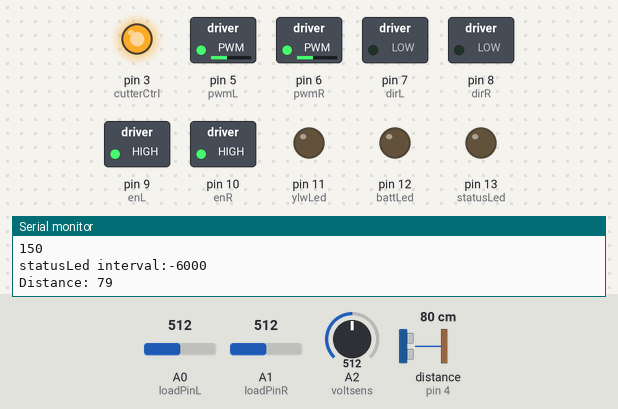
Recording of a sketch running on a simulated Arduino Uno, built with avr-gcc and run on an emulated ATmega328P. Parts: switched loads named in the sketch (green lamp = pin HIGH), output pins drawn as LEDs (lit = HIGH), the last lines printed to the serial monitor. Wiring (inferred from the names in the program): ultrasonic range finder: trigger pin 2; echo pin 4. Inputs (shaded band) come from the test bench; at power-on: distance to the obstacle (sensor on pin 4) 80 cm, A0 (loadPinL) = 512, A1 (loadPinR) = 512, A2 (voltsens) = 512. The echo pulse lasts 58.3 µs per cm; pins used as bus, display or sensor lines are not drawn.

Above: at 7.2 s.
7.3 s: distance to the obstacle (sensor on pin 4) set to 2 cm
At 9.8 s:
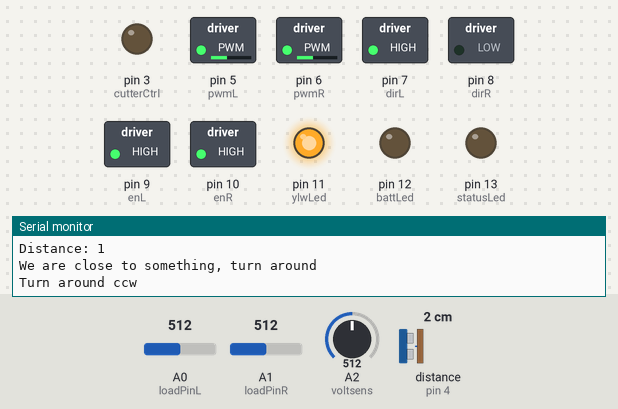
At 15.4 s:
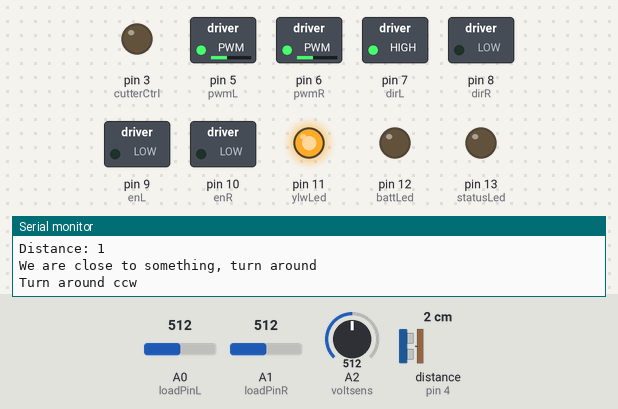
15.6 s: distance to the obstacle (sensor on pin 4) set to 18 cm
At 28.1 s:
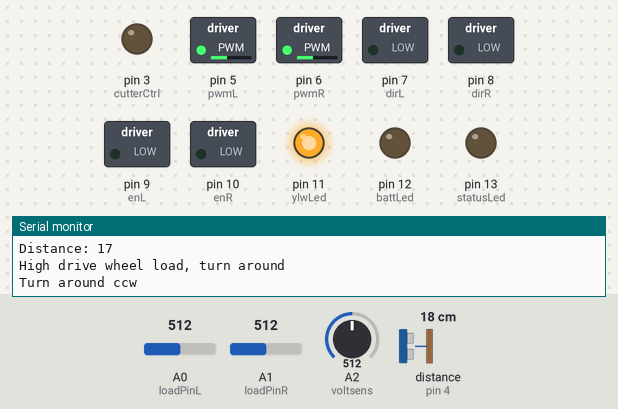
Timing chart, 0 to 40.0 s (numbered marks = the images above; inputs shaded):
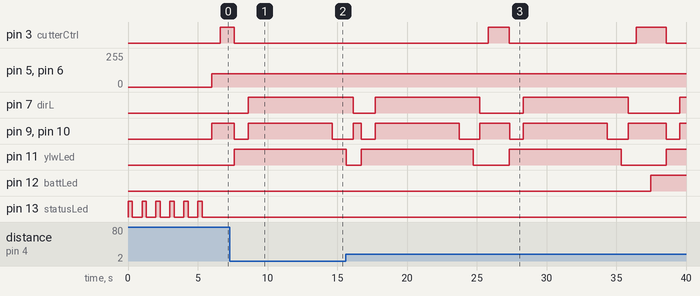

Measured:
- after the input at 7.3 s, pin 3 (cutterCtrl): HIGH → LOW after 0.33 s instead of 0.83 s; pin 7 (dirL): LOW → HIGH after 1.3 s instead of 1.8 s; pin 11 (ylwLed): LOW → HIGH after 0.33 s instead of 0.83 s
- after the input at 15.6 s, pin 3 (cutterCtrl): LOW → HIGH after 10.2 s, → LOW 1.5 s later, → HIGH 9.1 s later, → LOW 2.1 s later; pin 12 (battLed): LOW → HIGH after 21.9 s

The sketch:

Arduclip.ino
```cpp
/*
 * Uses an Arduino Duemilanove clone
 *
 */
/*
 * TODO
 * Change red led to green(Add green led) - OK
 * Battery monitor - OK
 * Check signals from cutter motor hall sensor
 * Control cutter motor
 * Add on/off switch
 * Front distance sensor HC-SR04 - OK
 * Back distance sensor HC-SR04 - ?
 */

/*
 * Battery monitor
 * Max V = 30V
 * Battery + --- 11k(10k+1k) --- sense --- 2.2k --- Ground
 * Gives 5 volt @sense @ 30V on battery
 */

// We set the Arduino to sleep if battery is low
#include <avr/sleep.h>

// Connections for wheel motor drivers
int dirL = 7;
int pwmL = 5;
int enL = 9;
int dirR = 8;
int pwmR = 6;
int enR = 10;

// Indicator leds
int ylwLed=11;
int battLed=12;   // Red led for battery status
int statusLed=13; // Green led mounted on Arduino

// For battery heartbeat. The green led onboard blinks at an interval determined by the battery level
int statusLedState = LOW;
unsigned long previousMillis = 0;
int interval = 1000;
// Interval for checking battery voltage
int batt_timer;

// Motor driver has a current sensor resistor, used to determin load on drive wheels
int loadL;
int loadR;
// A0 and A1 reads the values
#define loadPinL 0
#define loadPinR 1
int loadlimit=80;  // Sets limit off the load on the drive wheels
int loadcounter; // Counter that gets added while high load. Used for not giving up directly on high load

// Measure battery voltage
int battv;  // Holds battery voltage value
int batteryVoltage;
#define voltsens 2

float vPow = 5.02; // Voltage at the Arduinos Vcc and Vref.
float r1 = 11000;  // "Top" resistor, 11k (10+1)
float r2 = 2200;   // "Bottom" resistor (to ground), 2.2 kohm.

// I2C display
int sda = A4;
int scl = A5;

// Distance sensor
#define trigPin 2
#define echoPin 4

/* Connections for cutter motor
   Mähmotor: 24V, 120W, 4000 rpm, Bürsten (FISE M5930C04004), Motorstrom etwa 3A mit Messer
   A3 - Cutter motor current sense
   D3(pwm) - Cutter motor control
*/
int cutterPower = A3;
int cutterCtrl = 3;

/*
Communicate with grass-sensor Mcu via I2C.

How about a distance sensor in the back too?

Save pins with charlieplexing?
Or
pin 1 --- 100ohm --- led1 anode --- led1 cathode --- 100ohm --- pin2
                  |--led2 cathode---led2 anode--- |

*/

int speed;
String status="stop";

unsigned long startTime = 0;

void setup() {
  Serial.begin (57600);
  Serial.println("Welcome to Arduclip");

  // Setup pins for motor drivers
  pinMode(dirL,OUTPUT);
  pinMode(pwmL,OUTPUT);
  pinMode(enL,OUTPUT);
  pinMode(dirR,OUTPUT);
  pinMode(pwmR,OUTPUT);
  pinMode(enR,OUTPUT);

  // Cutter
  pinMode(cutterCtrl,OUTPUT); // Cutter on/off
  pinMode(cutterPower,INPUT); // Cutter load

  // Indicator leds
  pinMode(statusLed,OUTPUT);
  pinMode(ylwLed,OUTPUT);
  pinMode(battLed,OUTPUT);

  // Load detection wheels
  pinMode(loadPinL, INPUT);
  pinMode(loadPinR, INPUT);

  // Battery voltage
  pinMode(voltsens, INPUT);

  battv = batt();       // Check
  Serial.print ("B: ");
  Serial.print(battv);
  Serial.println("V");

  // Define pins for HC-SR04
  pinMode(trigPin, OUTPUT);
  pinMode(echoPin, INPUT);

  // Measure distance
  long dist = distance();
  Serial.print("Distance: ");
  Serial.println(dist);

  // Initial motor test
  /*
  digitalWrite(cutterCtrl, HIGH);
  Serial.println("Cutter motor test");
  delay(5000);
  digitalWrite(cutterCtrl, LOW);
  */
  /*
  analogWrite(pwmL, 100);//Sets speed variable via PWM
  digitalWrite(dirL, HIGH);
  digitalWrite(enL, HIGH);
  delay(2000);
  digitalWrite(enL, LOW);
  delay(2000);
  digitalWrite(enL, LOW);
  delay(2000);

  analogWrite(pwmL, 180);//Sets speed variable via PWM
  digitalWrite(dirL, HIGH);
  digitalWrite(enL, HIGH);
  delay(2000);
  digitalWrite(enL, LOW);
  delay(2000);

  analogWrite(pwmR, 180);//Sets speed variable via PWM
  digitalWrite(dirR, HIGH);
  digitalWrite(enR, HIGH);
  delay(2000);
  digitalWrite(enR, LOW);
  delay(2000);


  rotateL(100);
  delay(2000);
  stop();
  delay(1000);
  rotateR(100);
  delay(2000);
  stop();
  delay(1000);
  goFwd(100);
  delay(2000);
  stop();
  delay(1000);
  goRew(100);
  delay(2000);
  stop();
  */

  //digitalWrite(onboardLed, HIGH);
  //delay(500);
  //digitalWrite(ylwLed, HIGH);
  //delay(500);
  //digitalWrite(redLed, HIGH);

  // Wait before we start running
  Serial.print("Wait...");
  for (int x=0;x<=5;x++) {
    digitalWrite(statusLed, HIGH);
    delay(300);
    digitalWrite(statusLed, LOW);
    delay(700);
  }
  Serial.println("Setup done");
}

void loop() {
  //startTime = millis(); //Calculate the time since last time the cycle was completed

  // For battery heartbeat
  unsigned long currentMillis = millis();

  // Check battery voltage
  if (batt_timer==10) {   // Dont check battery every time
    // Measure battery
    battv = batt();
    Serial.print ("Battery (times 10): ");
    Serial.print(battv);
    Serial.println("V");

    // Battery low?
    if (battv<=215){
      // Battery volt is to low!
      Serial.println("Battery low, stop!");
      digitalWrite(battLed, HIGH);          // Light up red battery led
      status="stop";
      set_sleep_mode(SLEEP_MODE_PWR_DOWN);  // Go to sleep to save power and stop execution
      sleep_enable();
    }
    batt_timer=0;   // Reset counter
  }
  batt_timer=batt_timer+1;
  // Debug
  Serial.print("batt_timer: ");
  Serial.println(batt_timer);

  // Battery heartbeat
  /* battv is something between 290 and 215
  * If its low, blink fast
  * Remove 210 -> 5-80
  *
  */
  Serial.println(battv);
  interval = battv - 210;
  if (interval>=40) {     // Adjust at higher battery levels
    interval=interval/2;
  }
  interval=interval*100;  // Adjust to visible value

  // Debug
  Serial.print("statusLed interval:");
  Serial.println(interval);

  if (currentMillis - previousMillis >= interval) {
    previousMillis = currentMillis;
    if (statusLedState == LOW) {
      statusLedState = HIGH;
    } else {
      statusLedState = LOW;
    }

    // set the LED with the ledState of the variable:
    digitalWrite(statusLed, statusLedState);
  }

  // Start slowly
  speed = 100;
  if (status!="forward") {
    goFwd(speed);
  }

  //Serial.println(status);

  // Measure distance
  long dist = distance();
  Serial.print("Distance: ");
  Serial.println(dist);

  // We are near something
  if (dist<=13) {
    // Turn around
    Serial.println("We are close to something, turn around");
    digitalWrite(ylwLed, HIGH);
    turnAroundL();
    digitalWrite(ylwLed, LOW);
  }

  // Measure drive wheel load
  loadL = analogRead(loadPinL);
  loadR = analogRead(loadPinR);

  if (loadL>=loadlimit || loadR >=loadlimit) {  // High load, we are running in to something?
    // Add to load counter
    loadcounter++;
    if (loadcounter>=4) {
      // Turn around
      Serial.println("High drive wheel load, turn around");
      digitalWrite(ylwLed, HIGH);
      turnAroundL();
      digitalWrite(ylwLed, LOW);
      loadcounter=0;
    }
  }


/*
  unsigned long timeNow=millis();
  Serial.println(timeNow);

  while (timeNow -startTime<= 30000)  {
    timeNow=millis();
    loadL = analogRead(loadPinL);
    Serial.print("Load L: ");
    Serial.println(loadL);
    loadR = analogRead(loadPinR);
    Serial.print("Load R: ");
    Serial.println(loadR);

    delay(300);
  }
  stop();
  while(1){

  }
  */
  // Wait a while before next loop
  delay(500);
}

void goFwd(int speed) {
  // Start your engines
  analogWrite(pwmL, speed);//Sets speed variable via PWM
  digitalWrite(dirL, LOW);
  digitalWrite(enL, HIGH);
  analogWrite(pwmR, speed);//Sets speed variable via PWM
  digitalWrite(dirR, LOW);
  digitalWrite(enR, HIGH);
  status="forward";

  // Start cutter motor after a small delay (to prevent a too big current rush)
  delay(600);
  digitalWrite(cutterCtrl, HIGH);
}
void goRew(int speed) {
  // Cutter off
  digitalWrite(cutterCtrl, LOW);
  // Drive
  analogWrite(pwmL, speed);//Sets speed variable via PWM
  digitalWrite(dirL, HIGH);
  digitalWrite(enL, HIGH);
  analogWrite(pwmR, speed);//Sets speed variable via PWM
  digitalWrite(dirR, HIGH);
  digitalWrite(enR, HIGH);
  status="Reverse";

}
void rotateL(int speed) {
  // Cutter off
  digitalWrite(cutterCtrl, LOW);
  // RotateLeft
  analogWrite(pwmL, speed);//Sets speed variable via PWM
  digitalWrite(dirL, HIGH);
  digitalWrite(enL, HIGH);
  analogWrite(pwmR, speed);//Sets speed variable via PWM
  digitalWrite(dirR, LOW);
  digitalWrite(enR, HIGH);
  status="Rotate Left";

}
void rotateR(int speed) {
  // Cutter off
  digitalWrite(cutterCtrl, LOW);
  // RotateLeft
  analogWrite(pwmL, speed);//Sets speed variable via PWM
  digitalWrite(dirL, LOW);
  digitalWrite(enL, HIGH);
  analogWrite(pwmR, speed);//Sets speed variable via PWM
  digitalWrite(dirR, HIGH);
  digitalWrite(enR, HIGH);
  status="Rotate Right";

}

void turnAroundL() {
  // Cutter off
  digitalWrite(cutterCtrl, LOW);
    // Turn around, ccw
    Serial.println("Turn around ccw");
    stop();
    delay(1000);
    rotateL(100);
    delay(6000);
    stop();
    delay(1000);
}

void stop() {
  // Cutter off
  digitalWrite(cutterCtrl, LOW);
  // Stop
  digitalWrite(enL, LOW);
  digitalWrite(enR, LOW);
  status="Stop";

}
int batt() {
  int adcvalue = analogRead(voltsens);
  //Serial.print("Batt adc: ");
  //Serial.println(adcvalue);
  int volt = (adcvalue * vPow*10) / 1024.0;   // Multiply by ten -> gives a 'decimal' with an int
  int volt2 = volt / (r2 / (r1 + r2));
  //Serial.print("Battery: ");
  //Serial.print(volt2);
  //Serial.println("V");
  return volt2;
}

long distance() {
  // Measure distance to sensor
  long duration, distance;
  digitalWrite(trigPin, LOW);  // Added this line
  delayMicroseconds(2); // Added this line
  digitalWrite(trigPin, HIGH);
  //  delayMicroseconds(1000); - Removed this line
  delayMicroseconds(10); // Added this line
  digitalWrite(trigPin, LOW);
  duration = pulseIn(echoPin, HIGH);
  distance = (duration/2) / 29.1;
  return distance;
}
```
